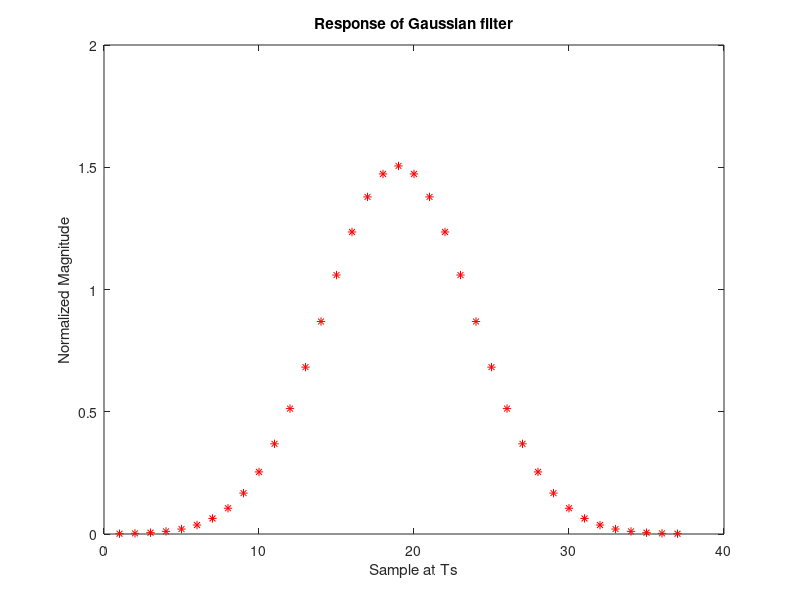
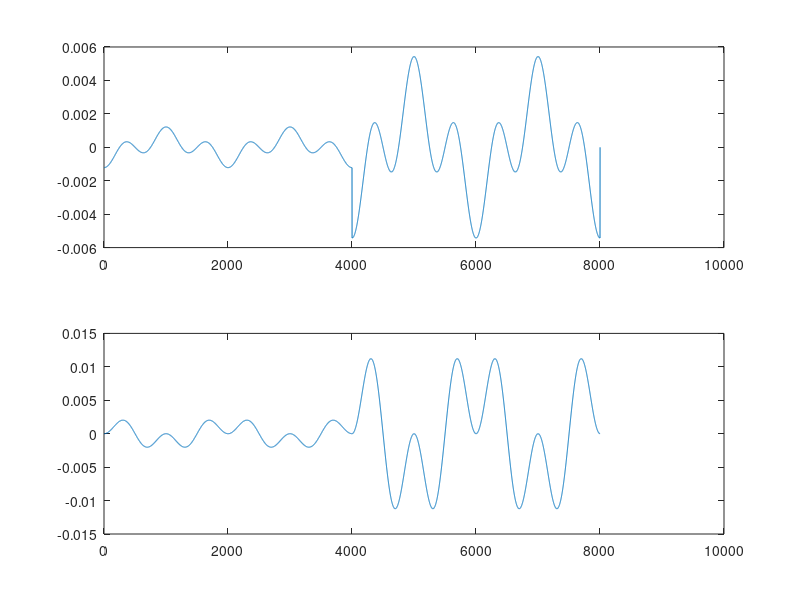
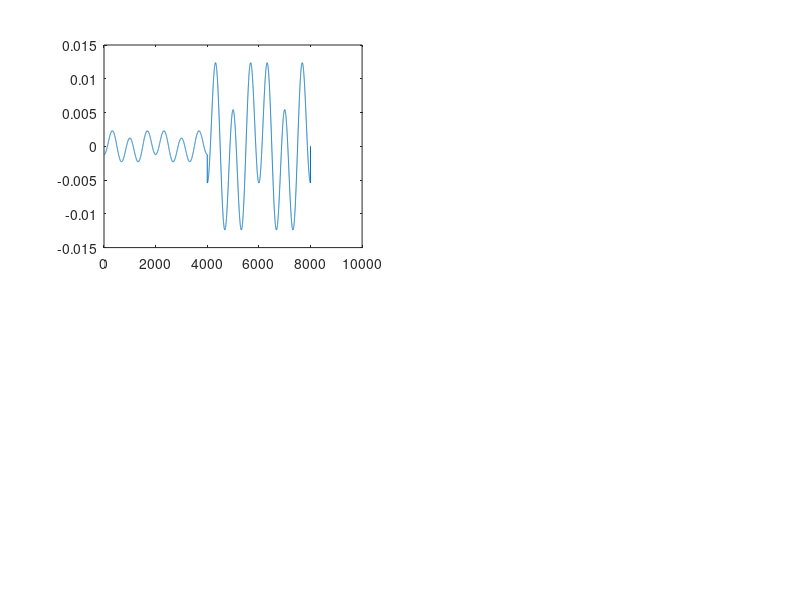

The MATLAB source for these figures, in order:
clc;
clear all;
close all;
DRate=1; %data rate or 1 bit in one second
M=18; %no of smples per bit
N=36; %no of bits for simulation [-18:18]
BT=0.5;%Bandwidth*period (cannot change)
T=1/DRate; %data period ,i.e 1 bit in one second
Ts=T/M;
k=[-18:18]; %Chens value more than needed;%only introduces a little more delay
%*******************************************************************************
%********************************************************************************
%COSTRUCTION OF GAUSSIAN FILTER FOLLOWED BY SHAPING OF DATA BITS USING
%GAUSSIAN FILTER
alpha=sqrt(log(2))/(2*pi*BT);
h=exp(-(k*Ts).^2/(2*alpha^2*T^2))/(sqrt(2*pi)*alpha*T);  %Gaussian filter response in time domain
figure(1);
plot(h,'*r')
title('Response of Gaussian filter');
xlabel('Sample at Ts');
ylabel('Normalized Magnitude');
ipbit=[1 1 0 0 0 1 1 1];
m=filter(h,1,ipbit);
m_sig=[];
fc=1
fs=10^3;
w=2*pi*fc;
T=1
%%Weighting function generator
t=-1:1/fs:7; %advanced inphase %length is 8fs+1
t1=0:1/fs:8; %quadrature %length is 8fs+1
cos_w=cos(2*pi*t/2);%Inphase
sin_w=sin(2*pi*t1/2); %quadrature
ai=ipbit(1:2:end);
aq=ipbit(2:2:end);
m1=filter(h,1,ai);
m2=filter(h,1,aq);
ai_c=[];
aq_s=[];
ai_c=kron(m1(1:2:end),ones(1,4000));
aq_s=kron(m2(2:2:end),ones(1,4000));
ai_c=[ai_c zeros(1,1)]; %to make length=8fs+1
aq_s=[zeros(1,1) aq_s];%to make length=8fs+1
aii=ai_c.*cos_w;
aqq=aq_s.*sin_w;
i=aii.*cos(w*t);
q=aqq.*sin(w*t);
m_sig=i+q;
figure(2)
subplot(2,1,1)
plot(i);
subplot(2,1,2)
plot(q);
figure(3)
subplot(2,2,1)
plot(m_sig);

